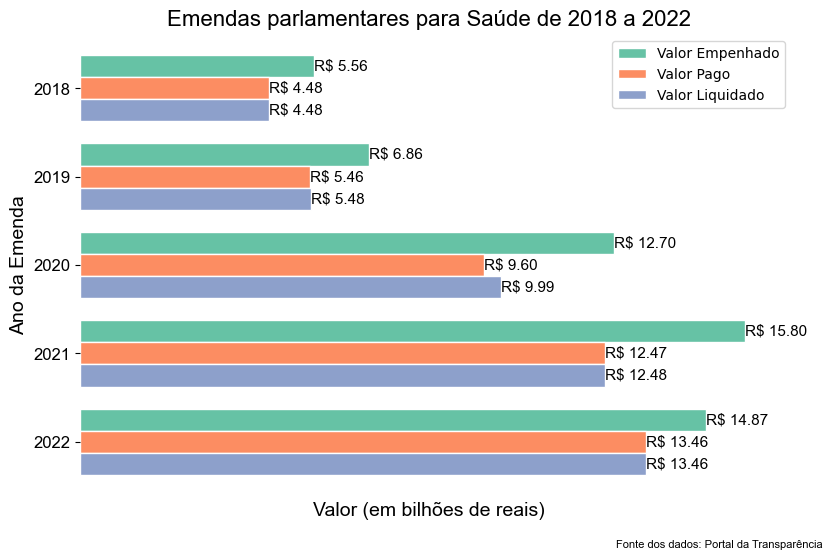

This figure's Python source:
# Importação das bibliotecas
import pandas as pd
import matplotlib.pyplot as plt
import numpy as np
import warnings
warnings.filterwarnings('ignore')

# Leitura do arquivo CSV com os dados das emendas (Portal da Transparência)
emendas = pd.read_csv(r'Emendas.csv', encoding='ISO-8859-1', sep=';', on_bad_lines='skip', decimal=',')


# Filtro dos dados de emendas para o período de 2018 a 2022 e para a função "Saúde"
emendas_saude = emendas[(emendas['Ano da Emenda'] >= 2018) & (emendas['Ano da Emenda'] <= 2022) & (emendas['Nome Função'] == 'Saúde')]


# Agrupa os dados por ano e soma os valores das colunas monetárias
emendas_saude_sum = emendas_saude.groupby('Ano da Emenda')[['Valor Empenhado', 'Valor Liquidado', 'Valor Pago']].sum()


# Configuração para plotagem do gráfico:

# Dimensões
fig, ax = plt.subplots(figsize=(9, 6))

# Definir a largura das colunas
bar_height = 0.25

# Definir a sequência de valores para cada coluna
r1 = np.arange(len(emendas_saude_sum.index))
r2 = [x + bar_height for x in r1]
r3 = [x + bar_height for x in r2]

# Definir das colunas e cores correspondentes
columns = ['Valor Empenhado', 'Valor Pago', 'Valor Liquidado']
colors = [0, 1, 2]

# Plotagem das barras para cada coluna
for i, column in enumerate(columns):
    plt.barh(r1 + i * bar_height, emendas_saude_sum[column].values, color=plt.cm.Set2(colors[i]), height=bar_height, edgecolor='white', label=column)

# Adicionar os valores nas barras com formatação compacta e afasta os rótulos
for i, column in enumerate(columns):
    for j, value in enumerate(emendas_saude_sum[column]):
        formatted_value = 'R$ {:,.2f}'.format(value / 1000000000)  # Formatando para bilhões com três casas decimais
        plt.text(value + 0.5, r1[j] + i * bar_height, formatted_value, ha='left', va='center', fontsize=11, fontweight='normal', fontfamily='Arial')

# Adicionar o título do gráfico
plt.title('Emendas parlamentares para Saúde de 2018 a 2022', fontsize=16, fontweight='normal', fontfamily='Arial')

# Adicionar os rótulos dos eixos x e y com fonte e tamanho configurados
plt.ylabel('Ano da Emenda', fontsize=14, fontweight='normal', fontfamily='Arial')
plt.xlabel('Valor (em bilhões de reais)', fontsize=14, fontweight='normal', fontfamily='Arial')
plt.yticks(fontsize=12, fontfamily='Arial')  # Configura fonte e tamanho dos rótulos do eixo y

# Definir as posições e labels do eixo y
plt.yticks([r + bar_height for r in range(len(emendas_saude_sum.index))], emendas_saude_sum.index)

# Inverter o eixo y
plt.gca().invert_yaxis()

# Excluir os valores da escala do eixo X (opcional)
plt.xticks([])

# Excluir a linha de quadro do gráfico (opcional)
plt.box(False)

# Adicionar a legenda
plt.legend(loc='upper right', bbox_to_anchor=(1.02, 1))

# Adicionar o crédito para a fonte dos dados no canto inferior direito
source_credit = "Fonte dos dados: Portal da Transparência"
plt.text(0.95, 0.02, source_credit, transform=fig.transFigure, fontsize=8, ha='right', va='bottom', fontfamily='Arial')

# Plotar o gráfico
plt.show()
